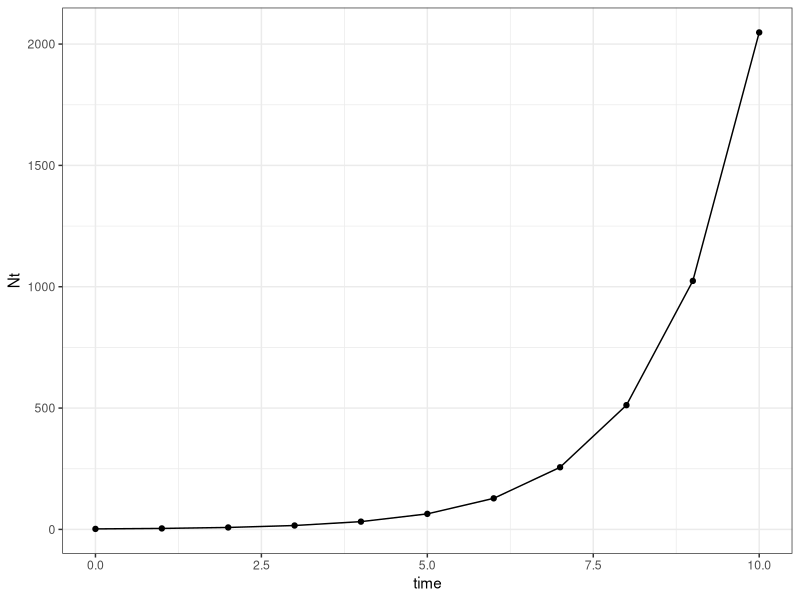
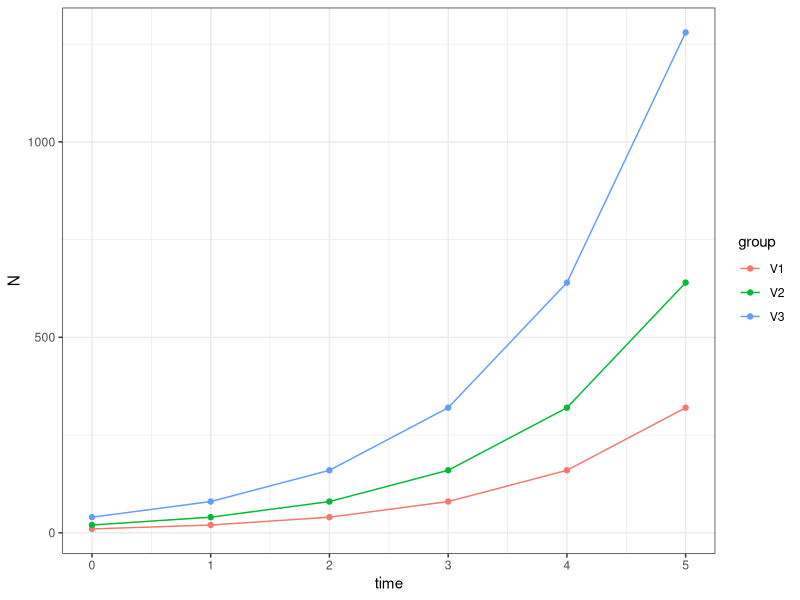
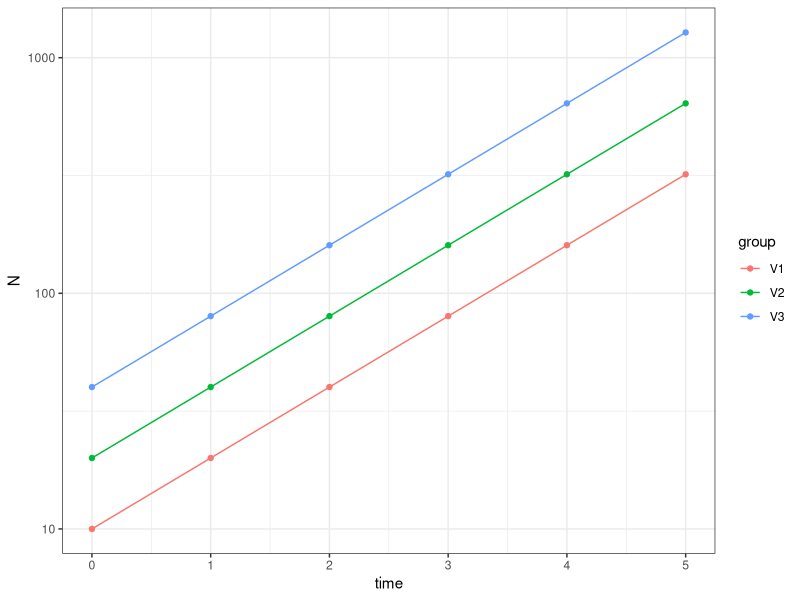
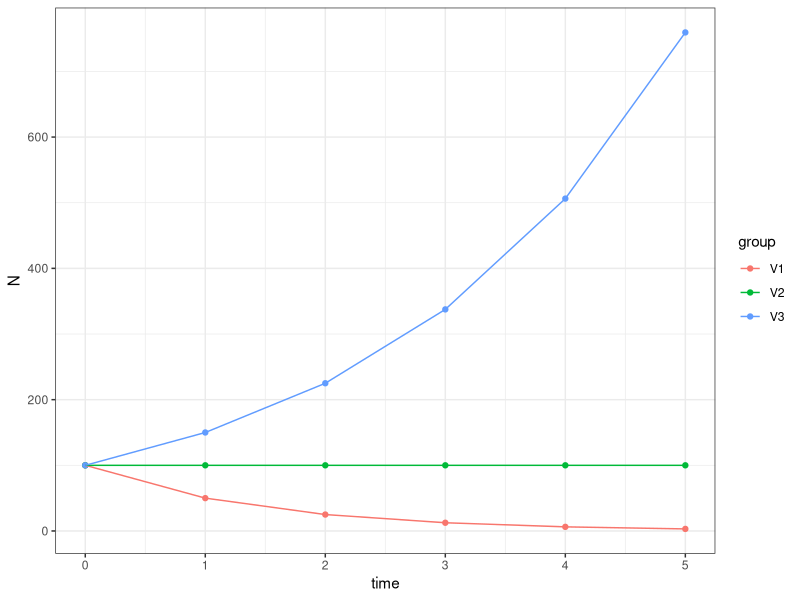
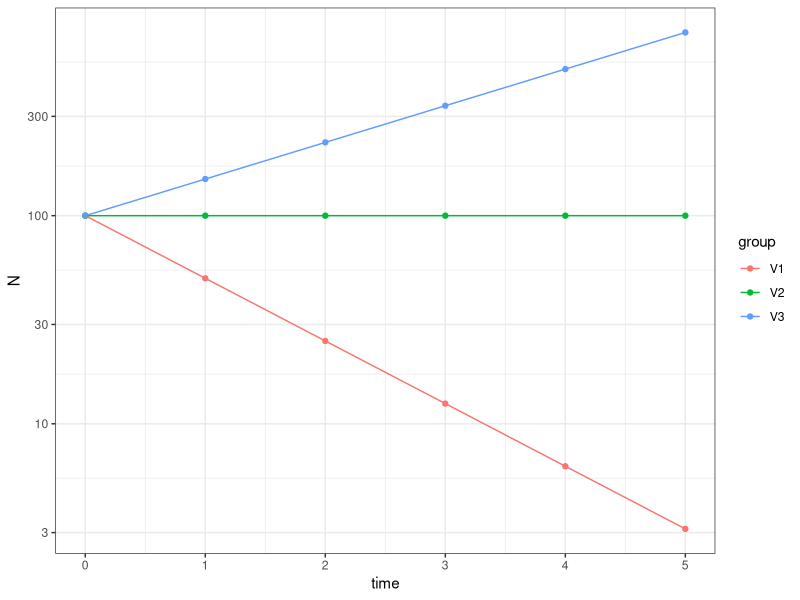
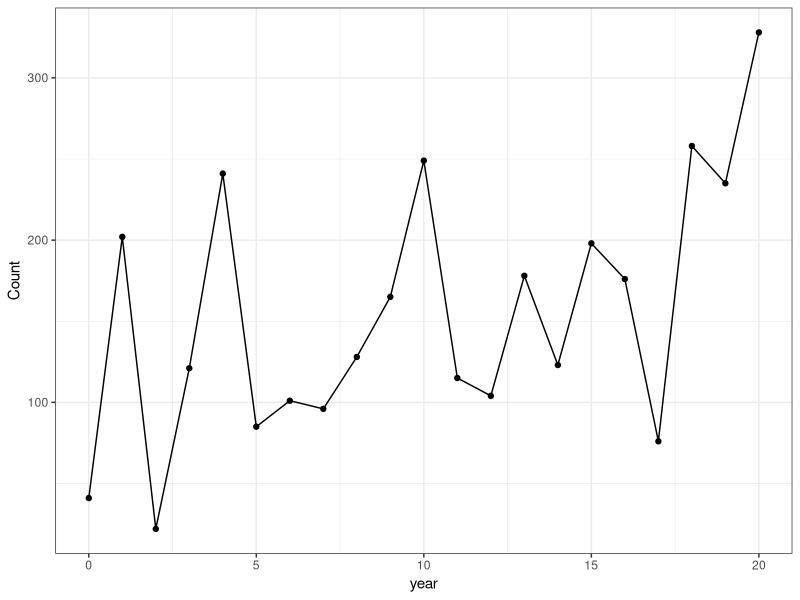
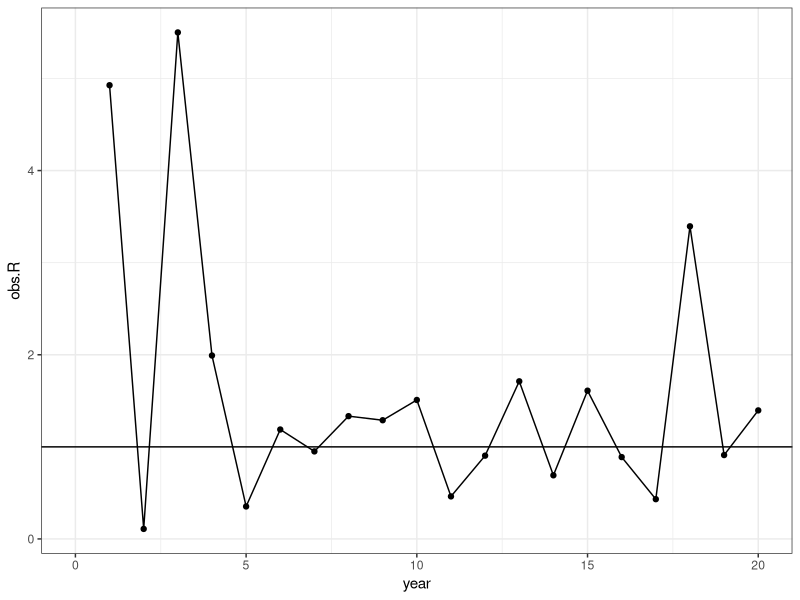
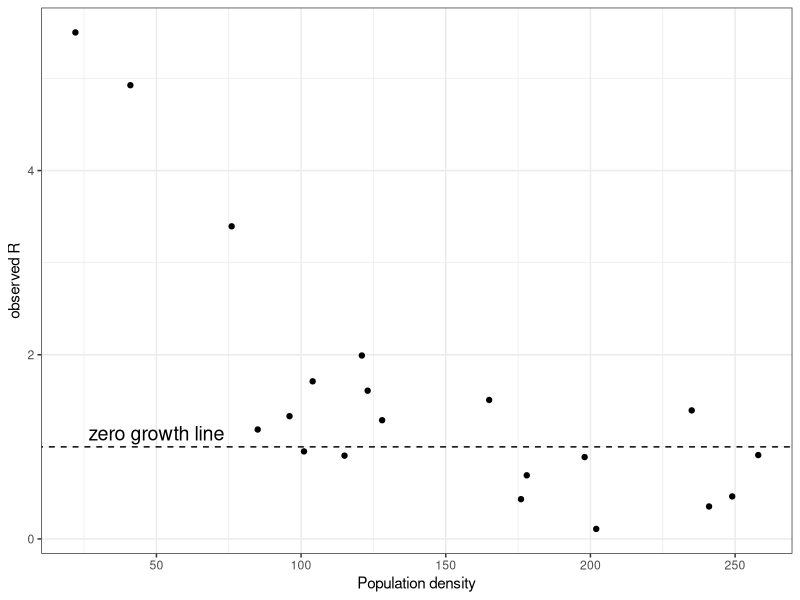

Source code (R) for these figures, in order:
library(tidyverse)

## 1. Exponential growth equation 
NO <- 2
lambda <- 2
time <- 0:10

Nt <- NO * lambda**time

ggplot(data=NULL,aes(x=time, y=Nt)) + geom_point() + geom_line() + theme_bw()


## Three populations, different starting population size
N0 <- c(10,20,40) 
lambda <- 2
time <- 0:5

Nt.s <- sapply(N0, function(n) n * lambda**time) %>% as.data.frame() %>% cbind(time) %>% 
  pivot_longer(cols=1:3, names_to = 'group', values_to = 'N')

ggplot(data=Nt.s, aes(x=time, y=N, color=group)) + geom_point() + geom_line() + theme_bw()
ggplot(data=Nt.s, aes(x=time, y=N, color=group)) + geom_point() + geom_line() + scale_y_log10() + theme_bw()


## Three populations, different lambdas
N0 <- 100 
lambdas <- c(0.5, 1, 1.5)
time <- 0:5

Nt.all <- sapply(lambdas, function(x) N0 * x**time) %>% as.data.frame() %>% cbind(time) %>% pivot_longer(cols=1:3, names_to = 'group', values_to = 'N')

ggplot(data=Nt.all, aes(x=time, y=N, color=group)) + geom_point() + geom_line() + theme_bw()

ggplot(data=Nt.all, aes(x=time, y=N, color=group)) + geom_point() + geom_line() + scale_y_log10() + theme_bw()



#### generate 21 years of *simulated* Miami blue data ###
year <- 0:20
set.seed(5)
Count <- abs(round(rnorm(21, (100*1.05^year), 70),0))
dat <- as.data.frame(cbind(year,Count))

ggplot(data=dat, aes(x=year, y=Count)) + geom_point() + geom_line() + theme_bw()

dat$obs.R <- NA

dat$obs.R[2:21] <- dat$Count[2:21]/dat$Count[1:20]
obs.R <- dat$Count[2:21]/dat$Count[1:20]

## Plot R for each year-to-year transition
ggplot(data=dat, aes(x=year, y=obs.R)) + geom_point() + geom_line() + geom_abline(intercept=1,slope=0) + theme_bw()

## Plot R against pop size
ggplot(data=NULL, aes(x=dat$Count[1:20], y=obs.R)) + geom_point() + geom_abline(intercept=1,slope=0, linetype="dashed") + 
  labs(x="Population density",y="observed R") + annotate(geom="text", x=50, y=1.15,label="zero growth line", size=5) + theme_bw()


#### conduct 50 year similation analysis
years <- 0:50
set.seed(1)
sim.Rs <- sample(x = obs.R, size = length(years-1), replace = TRUE)

out50yr <- numeric(length(years))
out50yr[1] <- min(dat$Count) 

for (t in 1:50) out50yr[t + 1] <- {
  out50yr[t] * sim.Rs[t]
  }

ggplot(data=NULL, aes(x=years, y=out50yr)) + geom_point() + geom_line() + theme_bw()


### function for running many 50 year simulations
PopSim <- function(Rs, N0, years = 50, sims = 1) {
  sim.RM = matrix(sample(Rs, size = sims * years, replace = TRUE),
                    nrow = years, ncol = sims)
  output <- numeric(years + 1)
  output[1] <- N0
  outmat <- sapply(1:sims, function(i) {
    for (t in 1:years) output[t + 1] <- round(output[t] * sim.RM[t, i], 0)
    output
    })
  return(outmat)
  }


#############################################################################
## run 10 simulations

sim10 <- as.data.frame(PopSim(Rs = obs.R, N0 = 43, sims = 100)) %>% mutate(year=0:50) %>%  gather("sim","count",-year)

ggplot(sim10, aes(x=year,y=count,color=sim))+geom_line() + theme_bw()
ggplot(sim10, aes(x=year,y=log(count+1),color=sim))+geom_line() + theme_bw()

ggplot(data=sim10 %>% filter(year==50), aes(x=count))+geom_histogram()
ggplot(data=sim10 %>% filter(year==50), aes(x=log(count+1)))+geom_histogram()


simsummary <- sim10 %>% filter(year==50) %>% select(count) 
year50_quantiles <- quantile(simsummary$count, probs=c(.025,.975))

n_extinct <- sim10 %>% filter(year==50 & count==0) %>% count() %>% as.data.frame() 

year50_quantiles
n_extinct
